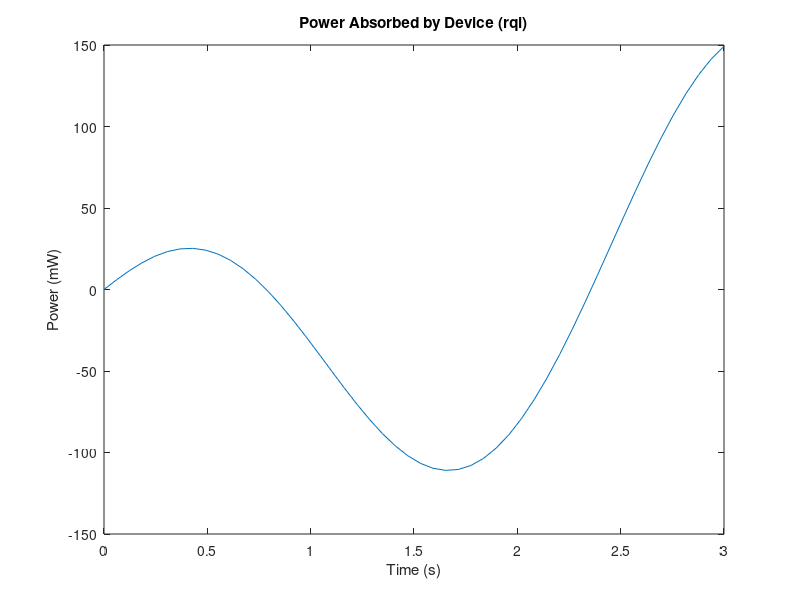

Here is the MATLAB script that generated this plot:
%% This lab assignment for 

%define t variable
t=linspace(0,3,50);

%equations
v=10*cos(2*t);
i=20*(1-exp(-.5*t));
pwr=v.*i;

%plot
figure
plot(t,pwr)
title('Power Absorbed by Device (rqi)')
xlabel('Time (s)')
ylabel('Power (mW)')